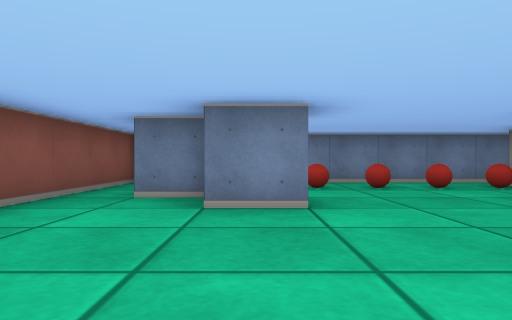
[1] (above)

15 first-person views from a walk through a cub3D ray-caster map. The camera is about half as high as the walls, looks level and sees 70° across. The floor is counted in squares. Each view is taken from the middle of a square. On the plan, view 1 faces up. The plan holds only what a view shows up to about 9 squares ahead; the rest is blank.

[2]
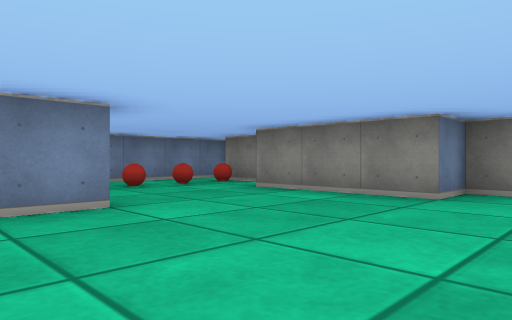

[3]
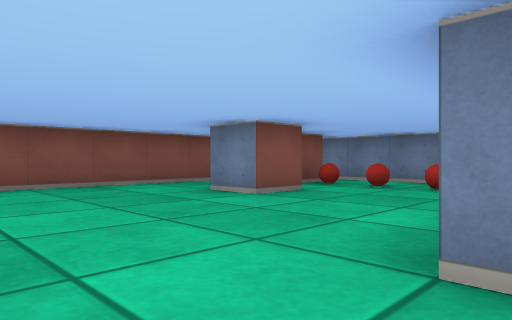

[4]
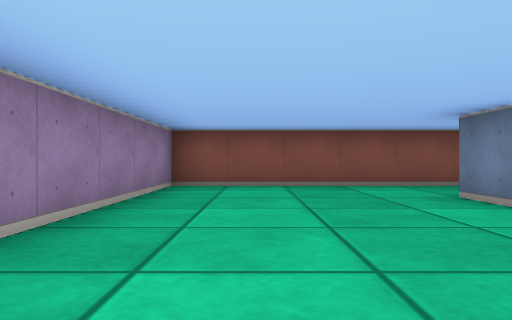

[5]
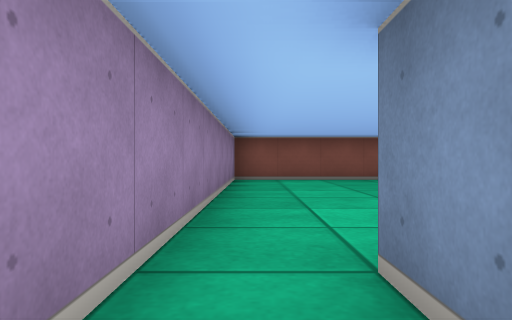

[6]
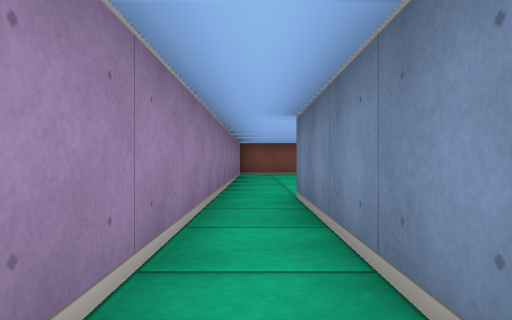

[7]
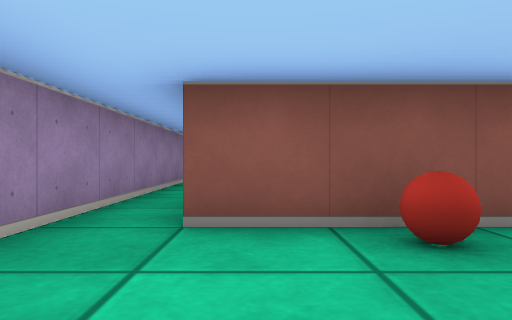

[8]
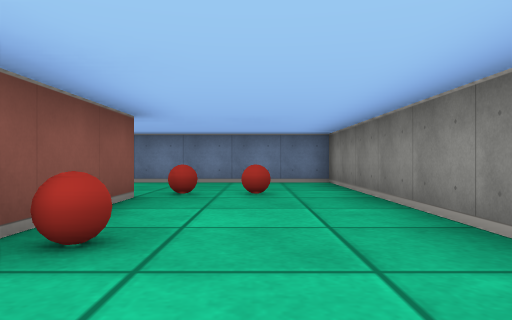

[9]
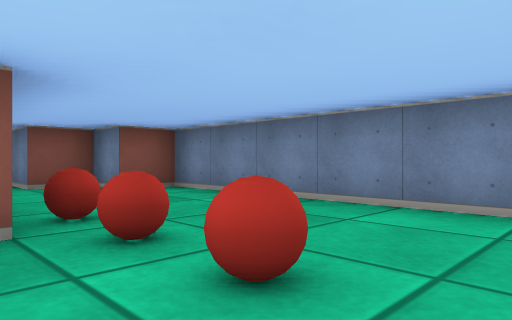

[10]
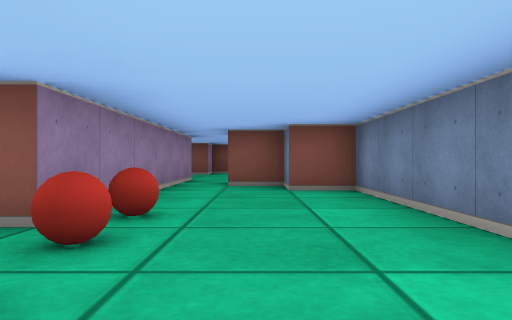

[11]
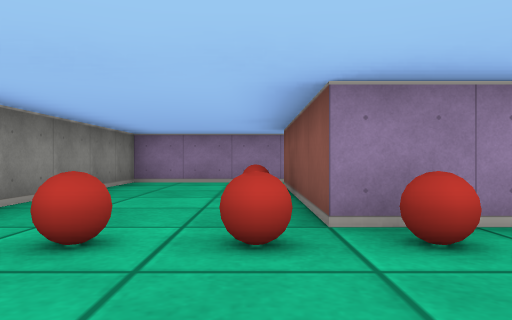

[12]
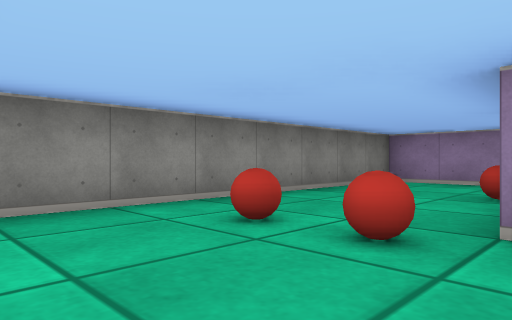

[13]
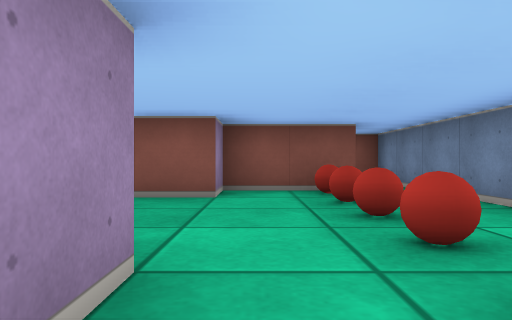

[14]
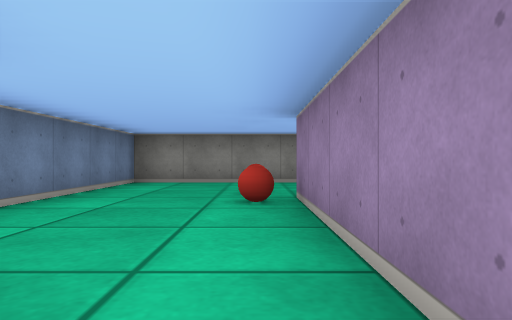

[15]
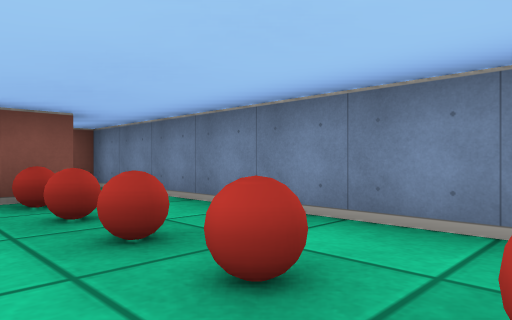

### Floor plan
Ten units are one square. View 1 is at (0, 0); x grows to the right and y downward. Boxes are objects, and circles mark ways between rooms. Rooms are numbered by the first view taken in them; rooms with no view inside come last. Other rooms are left out.
<svg viewBox="-30 -80 160 90">
<path fill="none" stroke="#000" d="M5 -35 -5 -35M5 -45 5 -35M-5 -45 5 -45M-5 -66 -5 -45 -15 -45M45 -9 45 -15 35 -15 35 -45 45 -45M45 -55 45 -65M52 -75 -25 -75 -25 5 45 5M84 -5 45 -5M45 -45 95 -45 95 -5M45 5 125 5 125 -75 65 -75 65 -65 55 -65 55 -55 45 -55"/>
<rect x="-5" y="-65" width="10" height="10" fill="#bbb"><title>ball</title></rect>
<rect x="5" y="-65" width="10" height="10" fill="#bbb"><title>ball</title></rect>
<rect x="15" y="-65" width="10" height="10" fill="#bbb"><title>ball</title></rect>
<rect x="25" y="-65" width="10" height="10" fill="#bbb"><title>ball</title></rect>
<rect x="35" y="-65" width="10" height="10" fill="#bbb"><title>ball</title></rect>
<rect x="85" y="-55" width="10" height="10" fill="#bbb"><title>ball</title></rect>
<rect x="95" y="-25" width="10" height="10" fill="#bbb"><title>ball</title></rect>
<rect x="95" y="-55" width="10" height="10" fill="#bbb"><title>ball</title></rect>
<rect x="105" y="-55" width="10" height="10" fill="#bbb"><title>ball</title></rect>
<circle cx="40" cy="-50" r="3" fill="#2a7"/>
<circle cx="40" cy="0" r="3" fill="#2a7"/>
<text x="10" y="-30">1</text>
<text x="100" y="-40">2</text>
</svg>
Room 1 opens to room 2.

Where each view was taken, in squares from view 1:
view 1: 0 up, 0 right, facing up
view 2: 0 up, 1 left, facing up-right
view 3: 0 up, 4 right, facing up-left
view 4: 1 up, 4 right, facing left
view 5: 0 up, 6 right, facing left
view 6: 0 up, 9 right, facing left
view 7: 1 up, 12 right, facing left
view 8: 0 up, 11 right, facing up
view 9: 4 up, 12 right, facing up-left
view 10: 6 up, 12 right, facing left
view 11: 7 up, 10 right, facing down
view 12: 7 up, 9 right, facing down-right
view 13: 5 up, 5 right, facing left
view 14: 5 up, 5 right, facing right
view 15: 5 up, 4 right, facing up-left
